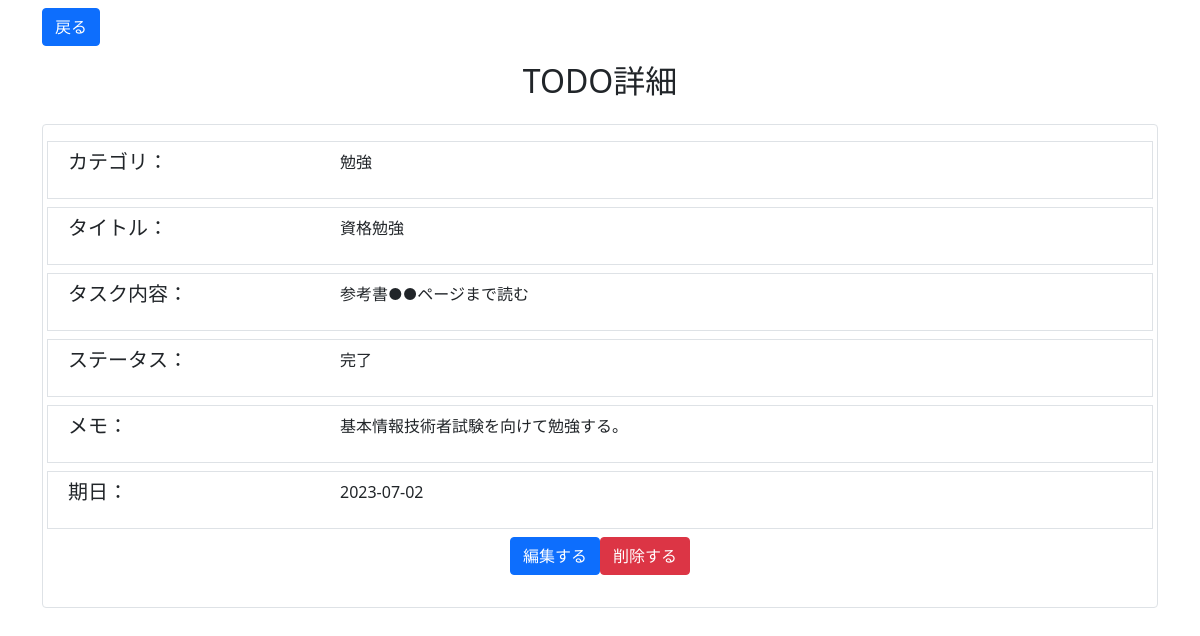
The page /todo_apps/detail/2 on the database its author committed.
### models.py (models this page shows)
class TodoCategory(Base):
    __tablename__ = 'todo_category'
    id = Column(Integer, primary_key=True)
    category_name = Column(String, nullable=False)

class Todo(Base):
    __tablename__ = 'todo'
    id = Column(Integer, primary_key=True)
    title = Column(String, nullable=False)
    content = Column(String, nullable=False)
    memo = Column(Text)
    status = Column(Integer, default=0)
    due_date = Column(DateTime, nullable=False)
    category_id = Column(Integer, ForeignKey('todo_category.id'))
    user_id = Column(Integer, ForeignKey('user.id'))
    user = relationship("User", backref="todos")
    category = relationship("TodoCategory", backref="todos")

### views.py (the view)
@app.route("/todo_apps/detail/<int:t_id>")
def show_detail(t_id):
    todo = business_logic.get_todo(t_id)
    return render_template("detail.html", todo=todo)

### business_logic.py (called while the page is built)
def get_todo(t_id):
    todo = data_access.get_todo(t_id)
    todo_item = {
        "id": todo.id,
        "title": todo.title,
        "category_id": str(todo.category.id),
        "category": todo.category.category_name,
        "content": todo.content,
        "memo": todo.memo,
        "due_date": f"{todo.due_date:%Y-%m-%d}",
        "status": "未完了" if todo.status == consts.STATUS_INCOMPLETE else "完了"
    }
    return todo_item

### data_access.py (called while the page is built)
def get_session():
    db_path = os.path.join('sqlite:///', 'db', 'todo.db')
    engine = create_engine(db_path)
    Session = sessionmaker(bind=engine)
    session = Session()
    return session

def get_todo(t_id):
    session = get_session()
    return session.get(Todo, t_id)

### templates/detail.html (shortened to what this page needs)
<!DOCTYPE html>
<html>
<head>
  <link rel="stylesheet" href="https://stackpath.bootstrapcdn.com/bootstrap/5.0.0-alpha1/css/bootstrap.min.css">
</head>
<body>
  <div class="container mt-2">
    <a href="{{ url_for('top') }}" class="btn btn-primary mb-3">戻る</a>
    <h2 class="text-center">TODO詳細</h2>
    <div class="card mt-4 border">
      <div class="card-body">
        <div class="row border p-2 mb-2">
          <div class="col-sm-3"><h5>カテゴリ：</h5></div>
          <div class="col-sm-9"><p>{{ todo["category"] }}</p></div>
        </div>
        <div class="row border p-2 mb-2">
          <div class="col-sm-3"><h5>タイトル：</h5></div>
          <div class="col-sm-9"><p>{{ todo["title"] }}</p></div>
        </div>
        <div class="row border p-2 mb-2">
          <div class="col-sm-3"><h5>タスク内容：</h5></div>
          <div class="col-sm-9"><p>{{ todo["content"] }}</p></div>
        </div>
        <div class="row border p-2 mb-2">
          <div class="col-sm-3"><h5>ステータス：</h5></div>
          <div class="col-sm-9"><p>{{ todo["status"] }}</p></div>
        </div>
        <div class="row border p-2 mb-2">
          <div class="col-sm-3"><h5>メモ：</h5></div>
          <div class="col-sm-9">
            {% if todo["memo"] %}
            <p>{{ todo["memo"].replace("\r\n", "<br>") | safe }}</p>
            {% else %}
            <p></p>
            {% endif %}
          </div>
        </div>
        <div class="row border p-2 mb-2">
          <div class="col-sm-3"><h5>期日：</h5></div>
          <div class="col-sm-9"><p>{{ todo["due_date"] }}</p></div>
        </div>
        <div class="d-flex justify-content-center mt-2">
          <a href="{{ url_for('show_edit', t_id=todo['id']) }}" class="btn btn-primary mb-3 mr-2">編集する</a>
          <a href="{{ url_for('delete_todo', t_id=todo['id']) }}" class="btn btn-danger mb-3">削除する</a>
        </div>
      </div>
    </div>
  </div>
</body>
</html>

### rows shown on the page
TodoCategory: category "勉強"
Todo: title "資格勉強", content "参考書●●ページまで読む", memo.replace "基本情報技術者試験を向けて勉強する。"

### other values the page prints
{{ todo["status"] }} "完了"
{{ todo["due_date"] }} "2023-07-02"
